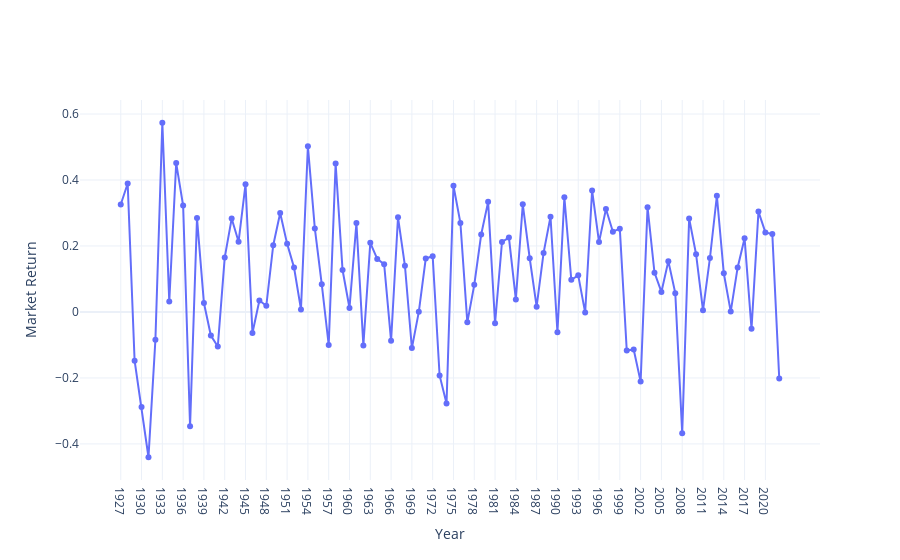

The notebook cell this image was saved under:
### Markdown cell above
# FIGURE 1

### Code cell
import plotly.graph_objects as go

trace = go.Scatter(
    x=data.index.to_list(),
    y=data,
    hovertemplate="%{x}<br>return = %{y:.1%}",
    mode="lines+markers"
)
fig = go.Figure(trace)
fig.update_layout(
    xaxis_title="Year",
    yaxis_title=name,
    template="plotly_white"
)
fig.show()
